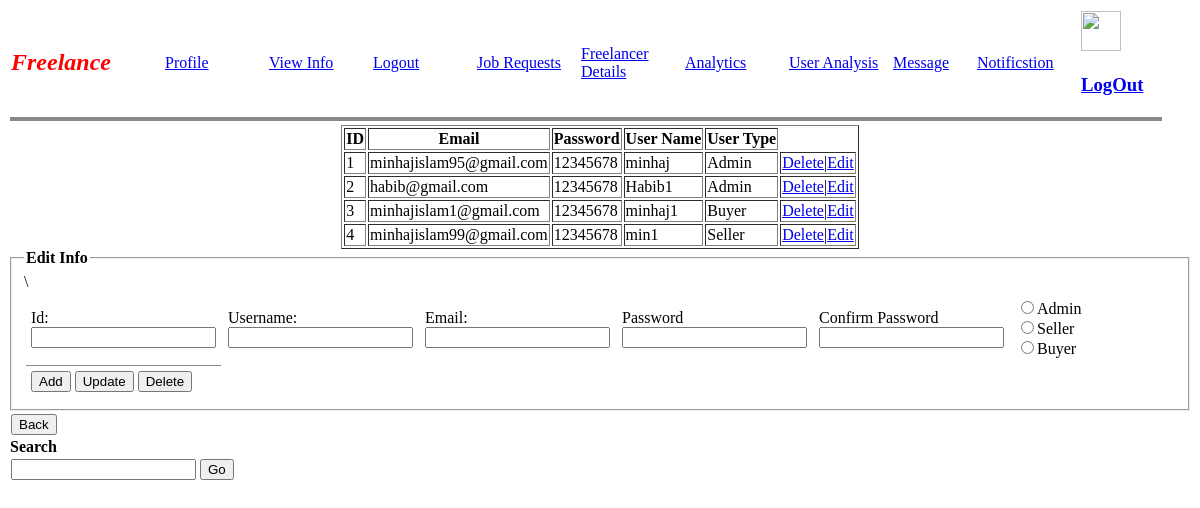
The page /php/ViewInfo.php (signed in) on the database as committed earlier.
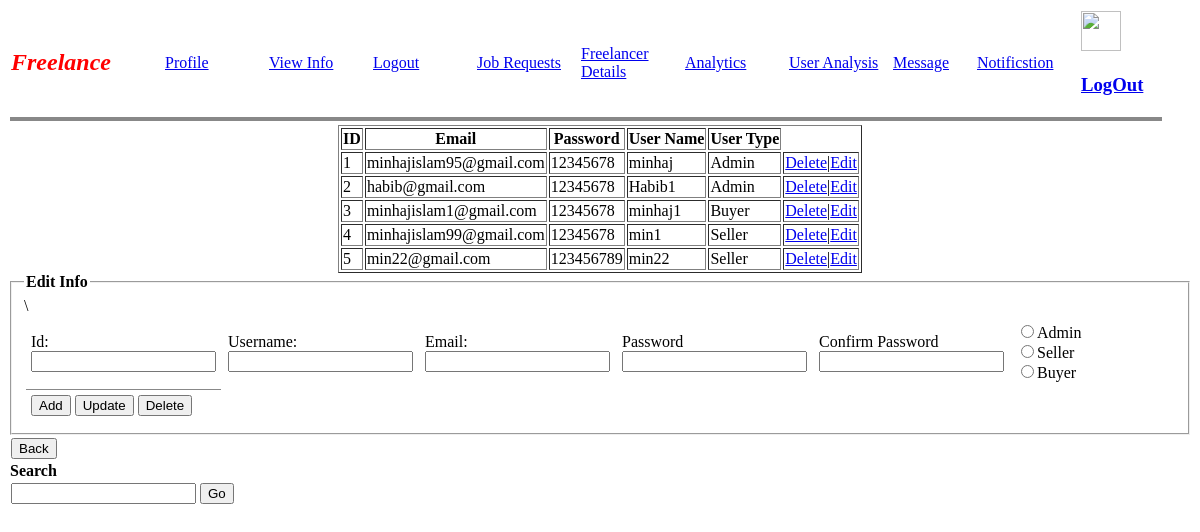
The same page on the database as committed later.
### tables this page shows
CREATE TABLE `info` (
  `id` int(11) NOT NULL,
  `email` varchar(255) NOT NULL,
  `pass` varchar(255) NOT NULL,
  `cpass` varchar(255) NOT NULL,
  `uname` varchar(255) NOT NULL,
  `utype` varchar(255) NOT NULL
);

### php/ViewInfo.php (the view, shortened to what this page needs)
<?php
if(isset($_COOKIE['uname'])){
?>
<!DOCTYPE html>
<html>
<head>
</head>
<body>
	<table>
	<center>
	<tr>
						<td width="150px"><h2><i><font color="Red">Freelance</font></i></h2></td>
						<td  width="100px"><a href="profile.php">Profile</a></td>
						<td width="100px"><a href="viewinfo.php">View Info</a></td>
						<td width="100px"><a href="Logout.php">Logout</a></td>
						<td width="100px"><a href="Jobreq.php">Job Requests</a></td>
						<td width="100px"><a href="FreelancerDetails.php">Freelancer Details</a></td>
						<td width="100px"><a href="Analytics.php">Analytics</a></td>
						<td width="100px"><a href="UserAnalysis.php">User Analysis</a></td>
						<td width="80px"><a href="Message.php">Message</a></td>
						<td width="100px"><a href="Notification.php">Notificstion</a></td>
						<td width="80px"><a href="home.php"><img src="a.jpg" width="40px" height="40px"></a>
						<br>
						<a href = "Logout.php"><h3>LogOut</h3></a></td>
					</tr>
					 <tr>
                        <td colspan="11" style="border-top:4px solid #888;"></td>
                    </tr>
	</table></center>
<center>
	<table border="1">
		<thead>
		<tr>
			<th>ID</th>
			<th>Email</th>
			<th>Password</th>
			<th>User Name</th>
			<th>User Type</th>
		</tr>
          </thead>
          <tbody>
          	   <?php
          	  $conn=mysqli_connect('localhost','root','','fwa');
			$sql="select * from info";
			$get=mysqli_query($conn,$sql);
   if(count($get)>0){
	while ($user=mysqli_fetch_assoc($get)) {
	?>
					<tr>
						<td><?php echo $user["id"];?></td>
		          		<td><?php echo $user["email"];?></td>
		          		<td><?php echo $user["pass"];?></td>
		          		<td><?php echo $user["uname"];?></td>
		          		<td><?php echo $user["utype"];?></td>
		          		 <td> <a href="ViewInfo.php?id=<?php echo $user['id'];?>">Delete</a>|<a href="edit.php?id=<?php echo $user['id'];?>"/>Edit</a></td>
		          	</tr>
    <?php
    		}
    	}
	?>
          </tbody>
	</table>
	</center>
	<form method="POST" action="">
		<fieldset>	\
			<legend><b>Edit Info</b></legend>
			<table cellpadding="5px">
			<tr>
					<td>
			Id:<br><input type="text" name="id" value="">
			</td>
				<td>
			Username:<br><input type="text" name="uname" value="">
			</td>
				<td>
			Email:<br><input type="email" name="email" value="">
			</td>
				<td>
			Password <br><input type="password" name="pass" value="">
			</td>
				<td>
			Confirm Password<br><input type="password" name="cpass" value="">
			</td>
			<td>
			<input type="radio" name="utype" value="Admin"/>Admin <br>
			<input type="radio" name="utype" value="Seller"/>Seller <br>
			<input type="radio" name="utype" value="Buyer"/>Buyer
			</td>
			<tr>
			<td style="border-top:1px solid #888;">
			<input type="submit" name="Add" value="Add"/>
			<input type="submit" name="Update" value="Update"/>
			<input type="submit" name="Delete" value="Delete"/>
			</td>
			</tr>
			</table>
		</fieldset>
	</form>
<form method="POST" action="">
	<table>
				<tr>
				<td>
				<input type="submit" name="Back" value="Back" method="POST" action=""/>
				</td>
			</tr>
			</table>
</form>
		<legend>
			<b>Search</b>
		</legend>
		<table>
			<tr>
				<td>
					<input type="text" name="search" id="search" onkeyup="search(this.value)"><br>
				</td>
					<td>
					<input type="submit" name="go" id="go" value="Go" onclick="show(document.getElementById('search').value)">
				</td>
			</tr>
<tr>
	<td>
</td>
</tr>
		</table>
</body>
</html>
<?php
}
else{
	header('location:../html/signin.html');
}
?>

Rows that differ between the two databases and show on the page:
added info: id "5", email "min22@gmail.com", pass "123456789", uname "min22", utype "Seller"
